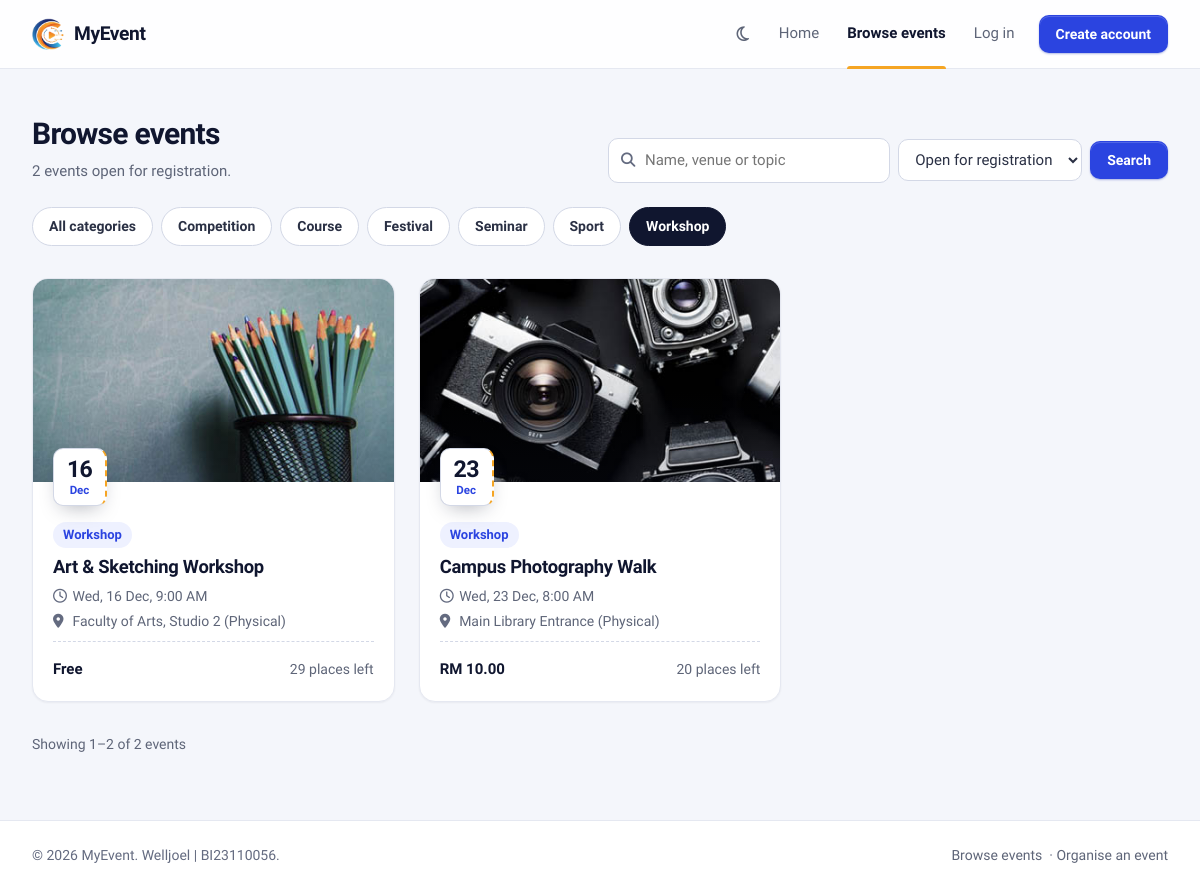
Page /browse_events.php?category=1 on the committed database.
### tables this page shows
CREATE TABLE IF NOT EXISTS `event_category` (
  `category_id` int(10) unsigned NOT NULL AUTO_INCREMENT,
  `categoryName` varchar(100) NOT NULL,
  `categoryDesc` varchar(100) NOT NULL,
  `createDate` timestamp NOT NULL DEFAULT current_timestamp(),
  PRIMARY KEY (`category_id`)
);

CREATE TABLE IF NOT EXISTS `events` (
  `event_id` int(11) NOT NULL AUTO_INCREMENT,
  `event_name` varchar(255) NOT NULL,
  `description` text DEFAULT NULL,
  `contact_no` varchar(20) DEFAULT NULL,
  `category_id` int(10) unsigned DEFAULT NULL,
  `venue` varchar(255) NOT NULL,
  `event_date` date NOT NULL,
  `event_time` time NOT NULL,
  `end_time` time DEFAULT NULL,
  `mode` enum('Physical','Online','Hybrid') NOT NULL DEFAULT 'Physical',
  `remarks` text DEFAULT NULL,
  `visibility` enum('Public','Private') NOT NULL DEFAULT 'Public',
  `poster_path` varchar(255) DEFAULT NULL,
  `created_by` int(11) DEFAULT NULL,
  `created_at` timestamp NOT NULL DEFAULT current_timestamp(),
  `fee` decimal(10,2) NOT NULL DEFAULT 0.00,
  `reg_close_date` date DEFAULT NULL,
  `max_participants` int(11) NOT NULL DEFAULT 0,
  PRIMARY KEY (`event_id`),
  KEY `category_id` (`category_id`),
  KEY `fk_events_createdby` (`created_by`),
  KEY `idx_events_date` (`event_date`),
  CONSTRAINT `events_ibfk_1` FOREIGN KEY (`category_id`) REFERENCES `event_category` (`category_id`) ON DELETE SET NULL ON UPDATE CASCADE,
  CONSTRAINT `fk_events_createdby` FOREIGN KEY (`created_by`) REFERENCES `users` (`user_id`) ON DELETE SET NULL ON UPDATE CASCADE,
  CONSTRAINT `chk_events_fee` CHECK (`fee` >= 0),
  CONSTRAINT `chk_events_capacity` CHECK (`max_participants` >= 0)
);

### include/security.php (called while the page is built, shortened)
<?php
function e($value): string
{
    return htmlspecialchars((string) ($value ?? ''), ENT_QUOTES | ENT_SUBSTITUTE, 'UTF-8');
}

### browse_events.php (the view, shortened to what this page needs)
<?php
require_once __DIR__ . '/config.php';
$q        = trim((string) ($_GET['q'] ?? ''));
$category = (int) ($_GET['category'] ?? ($_GET['category_id'] ?? 0));
$show     = ($_GET['show'] ?? '') === 'all' ? 'all' : 'open';
$where  = "e.visibility = 'Public' AND e.event_date >= CURDATE()";
$types  = '';
$params = [];
if ($show === 'open') {
    $where .= ' AND COALESCE(e.reg_close_date, e.event_date) >= CURDATE()';
}
if ($category > 0) {
    $where .= ' AND e.category_id = ?';
    $types .= 'i';
    $params[] = $category;
}
$from  = 'FROM events e LEFT JOIN event_category c ON c.category_id = e.category_id';
$total = (int) db_value($conn, "SELECT COUNT(*) $from WHERE $where", $types, $params);
$p     = paginate($total, 12);
$events = db_all($conn,
    "SELECT e.event_id, e.event_name, e.event_date, e.event_time, e.venue, e.mode, e.fee, e.poster_path,
            e.max_participants, e.reg_close_date, c.categoryName,
            (SELECT COUNT(*) FROM registrations r WHERE r.event_id = e.event_id AND r.approval_status <> 'Rejected') AS taken
     $from WHERE $where
     ORDER BY e.event_date ASC, e.event_time ASC
     LIMIT ? OFFSET ?", $types . 'ii', array_merge($params, [$p['per_page'], $p['offset']]));
$categories = db_all($conn, 'SELECT category_id, categoryName FROM event_category ORDER BY categoryName');
include ROOT_PATH . '/include/layout/public_start.php';
?>
<section class="section">
    <div class="section-head">
        <div>
            <h1 class="page-title">Browse events</h1>
            <p><?= $total ?> <?= $total === 1 ? 'event' : 'events' ?><?= $show === 'open' ? ' open for registration' : ' coming up' ?><?= $q !== '' ? ' matching "' . e($q) . '"' : '' ?>.</p>
        </div>
        <form class="toolbar toolbar-end" method="GET" role="search">
            <label class="search-box">
                <i class="fa-solid fa-magnifying-glass" aria-hidden="true"></i>
                <input class="input" type="search" name="q" value="<?= e($q) ?>" placeholder="Name, venue or topic">
            </label>
            <select id="b-show" class="input" name="show" data-autosubmit>
                <option value="open"<?= $show === 'open' ? ' selected' : '' ?>>Open for registration</option>
            </select>
            <button class="btn btn-primary" type="submit">Search</button>
        </form>
    </div>
    <nav class="chips" aria-label="Categories">
        <a class="chip<?= $category === 0 ? ' is-active' : '' ?>" href="<?= e(url_with(['category' => null, 'category_id' => null, 'page' => null])) ?>"<?= $category === 0 ? ' aria-current="true"' : '' ?>>All categories</a>
        <?php foreach ($categories as $c): $on = $category === (int) $c['category_id']; ?>
            <a class="chip<?= $on ? ' is-active' : '' ?>" href="<?= e(url_with(['category' => (int) $c['category_id'], 'category_id' => null, 'page' => null])) ?>"<?= $on ? ' aria-current="true"' : '' ?>><?= e($c['categoryName']) ?></a>
        <?php endforeach; ?>
    </nav>
    <?php if ($events): ?>
        <div class="event-grid">
            <?php foreach ($events as $ev) { include ROOT_PATH . '/include/partials/event_card.php'; } ?>
        </div>
        <?= render_pagination($p, 'events') ?>
    <?php endif; ?>
</section>
<?php include ROOT_PATH . '/include/layout/public_end.php'; ?>

### include/partials/event_card.php (shortened to what this page needs)
<?php
$__full   = (int) $ev['max_participants'] > 0 && (int) $ev['taken'] >= (int) $ev['max_participants'];
?>
<article class="event-card">
    <div class="event-card-media">
        <img src="<?= e(poster_url($ev['poster_path'])) ?>" alt="" loading="lazy">
        <?= datestub($ev['event_date']) ?>
    </div>
    <div class="event-card-body">
        <span class="badge badge-brand no-dot badge-start"><?= e($ev['categoryName'] ?? 'General') ?></span>
        <h3 class="event-card-title"><a href="<?= e(BASE_URL) ?>event_detail.php?id=<?= (int) $ev['event_id'] ?>"><?= e($ev['event_name']) ?></a></h3>
        <div class="event-card-meta">
            <span><i class="fa-regular fa-clock" aria-hidden="true"></i> <?= e(date('D, j M', strtotime($ev['event_date']))) ?>, <?= e(date('g:i A', strtotime($ev['event_time']))) ?></span>
            <span><i class="fa-solid fa-location-dot" aria-hidden="true"></i> <?= e($ev['venue']) ?> (<?= e($ev['mode']) ?>)</span>
        </div>
        <div class="event-card-foot">
            <span class="event-card-fee"><?= e(format_fee($ev['fee'])) ?></span>
            <?php if ((int) $ev['max_participants'] > 0 && !$__full): ?>
                <span class="cell-muted"><?= (int) $ev['max_participants'] - (int) $ev['taken'] ?> places left</span>
            <?php endif; ?>
        </div>
    </div>
</article>

### include/helpers.php (shortened to what this page needs)
<?php
function poster_url(?string $file): string
{
    if ($file && basename($file) === $file) {
        foreach ([POSTER_DIR, 'assets/img'] as $dir) {
            if (is_file(ROOT_PATH . '/' . $dir . '/' . $file)) {
                return BASE_URL . $dir . '/' . rawurlencode($file);
            }
        }
    }
    return BASE_URL . 'assets/img/event-placeholder.svg';
}
function format_fee($fee): string
{
    $amount = (float) $fee;
    return $amount > 0 ? 'RM ' . number_format($amount, 2) : 'Free';
}
function datestub(?string $date): string
{
    if (!$date || !($ts = strtotime($date))) {
        return '<span class="datestub is-past" aria-label="No date"><b>–</b><span>TBA</span></span>';
    }
    $past = date('Y-m-d', $ts) < date('Y-m-d') ? ' is-past' : '';
    return '<span class="datestub' . $past . '" aria-label="' . e(date('j F Y', $ts)) . '"><b>'
        . date('j', $ts) . '</b><span>' . date('M', $ts) . '</span></span>';
}
function paginate(int $total, int $perPage = 10, string $param = 'page'): array
{
    $pages = max(1, (int) ceil($total / $perPage));
    $page  = min($pages, max(1, (int) ($_GET[$param] ?? 1)));
    return ['page' => $page, 'per_page' => $perPage, 'total' => $total, 'pages' => $pages, 'offset' => ($page - 1) * $perPage];
}
function url_with(array $changes): string
{
    $query = array_merge($_GET, $changes);
    $query = array_filter($query, static fn($v) => $v !== null && $v !== '');
    $path  = strtok($_SERVER['REQUEST_URI'] ?? '', '?');
    return $path . ($query ? '?' . http_build_query($query) : '');
}
function render_pagination(array $p, string $noun = 'results', string $param = 'page'): string
{
    $from = $p['offset'] + 1;
    $to   = min($p['total'], $p['offset'] + $p['per_page']);
    $html = '<nav class="pagination" aria-label="Pagination"><span>Showing ' . $from . '–' . $to
          . ' of ' . $p['total'] . ' ' . e($noun) . '</span>';
    return $html . '</nav>';
}
function db_all(mysqli $conn, string $sql, string $types = '', array $params = []): array
{
    $stmt = $conn->prepare($sql);
    if ($types !== '') {
        $stmt->bind_param($types, ...$params);
    }
    $stmt->execute();
    $rows = $stmt->get_result()->fetch_all(MYSQLI_ASSOC);
    return $rows;
}
function db_value(mysqli $conn, string $sql, string $types = '', array $params = [])
{
    $stmt = $conn->prepare($sql);
    if ($types !== '') {
        $stmt->bind_param($types, ...$params);
    }
    $stmt->execute();
    $row = $stmt->get_result()->fetch_row();
    return $row[0] ?? null;
}

### assets/css/public.css (style rules this page uses)
body.public { background: var(--paper); }
.section { max-width: 1280px; margin: 0 auto; padding: var(--sp-12) var(--sp-8) var(--sp-16); }
.section-head { display: flex; align-items: flex-end; justify-content: space-between; gap: var(--sp-4); flex-wrap: wrap; margin-bottom: var(--sp-6); }
.section-head p { color: var(--muted); margin: var(--sp-2) 0 0; }
.chips { display: flex; flex-wrap: wrap; gap: var(--sp-2); margin-bottom: var(--sp-8); }
.chip { padding: var(--sp-2) var(--sp-4); border-radius: 999px; border: 1px solid var(--line-strong); background: var(--surface); color: var(--text); text-decoration: none; font-size: var(--fs-sm); font-weight: 600; }
.chip.is-active { background: var(--ink); border-color: var(--ink); color: var(--on-ink); }
.event-grid { display: grid; grid-template-columns: repeat(auto-fill, minmax(290px, 1fr)); gap: var(--sp-6); }
.event-card { position: relative; display: flex; flex-direction: column; background: var(--surface); border: 1px solid var(--line); border-radius: var(--radius-lg); overflow: hidden; box-shadow: var(--shadow-sm); transition: box-shadow 0.2s ease, transform 0.2s ease, border-color 0.2s ease; }
.event-card-media { position: relative; aspect-ratio: 16 / 9; background: var(--blue-tint); }
.event-card-media img { position: absolute; inset: 0; width: 100%; height: 100%; object-fit: cover; display: block; transition: transform 0.4s ease; }
.event-card-media { overflow: visible; }
.event-card-media::after { content: ""; position: absolute; inset: 0; background: linear-gradient(to top, rgba(16, 22, 47, 0.18), transparent 45%); pointer-events: none; }
.event-card-media .datestub { z-index: 1; }
.event-card-media .datestub { position: absolute; left: var(--sp-5); bottom: -24px; box-shadow: 0 8px 20px -8px rgba(16, 22, 47, 0.35); }
.event-card-body { padding: var(--sp-10) var(--sp-5) var(--sp-5); display: flex; flex-direction: column; gap: var(--sp-2); flex: 1; }
.event-card-title { font-size: 1.15rem; letter-spacing: -0.015em; }
.event-card-title a { color: inherit; text-decoration: none; }
.event-card-title a::after { content: ""; position: absolute; inset: 0; }
.event-card-meta { color: var(--muted); font-size: var(--fs-sm); display: grid; gap: var(--sp-1); }
.event-card-meta i { width: 16px; color: var(--faint); }
.event-card-foot { margin-top: auto; padding-top: var(--sp-4); display: flex; align-items: center; justify-content: space-between; border-top: 1px dashed var(--line-strong); }
.event-card-fee { font-family: var(--font-display); font-weight: 700; color: var(--ink); }
.section > .pagination { border-top: 0; padding: var(--sp-8) 0 0; }

### rows in the picture
event_category: categoryName "Competition"
event_category: categoryName "Course"
event_category: categoryName "Festival"
event_category: categoryName "Seminar"
event_category: categoryName "Sport"
event_category: categoryName "Workshop"
events: poster_path (picture), event_date "16", event_date "Dec", category.categoryName "Workshop", event_name "Art & Sketching Workshop", event_date "Wed, 16 Dec", event_time "9:00 AM", venue "Faculty of Arts, Studio 2", mode "Physical", fee "Free", taken "29"
events: poster_path (picture), event_date "23", event_date "Dec", category.categoryName "Workshop", event_name "Campus Photography Walk", event_date "Wed, 23 Dec", event_time "8:00 AM", venue "Main Library Entrance", mode "Physical", fee "RM 10.00", (int)$ev['max_participants']-(int)$ev['taken'] "20"

### other values in the picture
APP_NAME "MyEvent"
$total "2"
$from "1"
$to "2"
$p['total'] "2"
$noun "events"
